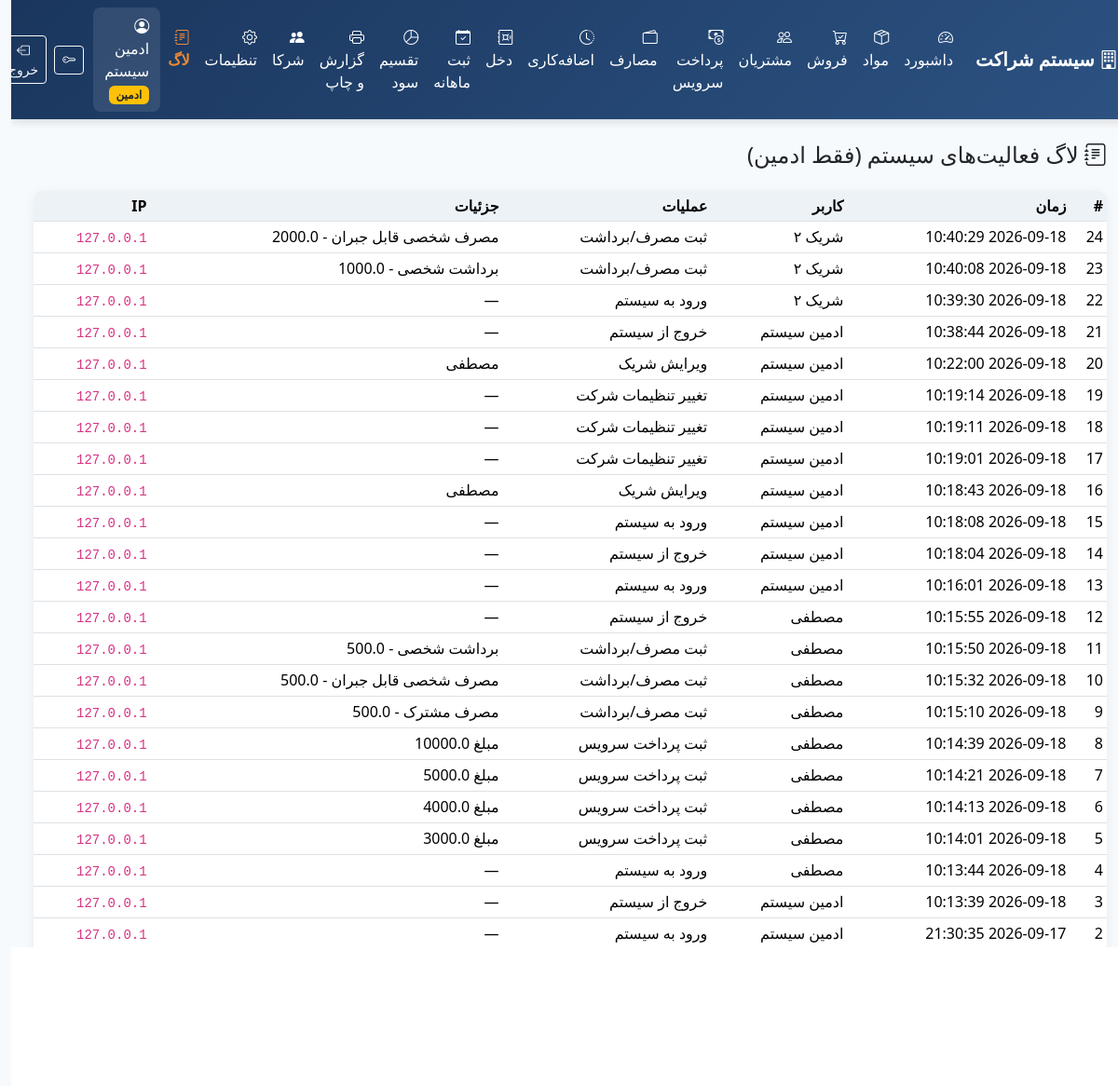
Screenshot of /logs (signed in) with the database file from the repository.
### tables this page shows
CREATE TABLE users (
            id INTEGER PRIMARY KEY AUTOINCREMENT,
            username TEXT UNIQUE NOT NULL,
            password_hash TEXT NOT NULL,
            full_name TEXT NOT NULL,
            role TEXT NOT NULL CHECK(role IN ('admin', 'partner')),
            partner_code TEXT,
            photo TEXT,
            is_active INTEGER DEFAULT 1,
            created_at TEXT DEFAULT CURRENT_TIMESTAMP
        );

CREATE TABLE activity_log (
            id INTEGER PRIMARY KEY AUTOINCREMENT,
            user_id INTEGER,
            action TEXT NOT NULL,
            details TEXT,
            ip_address TEXT,
            created_at TEXT DEFAULT CURRENT_TIMESTAMP,
            FOREIGN KEY (user_id) REFERENCES users(id)
        );

### app.py (the view)
@app.route("/logs")
@login_required
@admin_required
def logs():
    conn = get_db()
    logs = conn.execute("""
        SELECT l.*, u.full_name
        FROM activity_log l
        LEFT JOIN users u ON l.user_id = u.id
        ORDER BY l.id DESC LIMIT 200
    """).fetchall()
    conn.close()
    return render_template("logs.html", logs=logs)

### app.py (called while the page is built, shortened)
def get_db():
    conn = sqlite3.connect(DB_PATH)
    conn.row_factory = sqlite3.Row
    try:
        conn.execute("PRAGMA foreign_keys = ON")
    except Exception:
        pass
    return conn

@login_manager.user_loader
def load_user(user_id):
    conn = get_db()
    row = conn.execute("SELECT * FROM users WHERE id = ?", (user_id,)).fetchone()
    conn.close()
    if row and row["is_active"]:
        return User(row["id"], row["username"], row["full_name"], row["role"], row["partner_code"], row["is_active"])
    return None

def admin_required(f):
    @wraps(f)
    def decorated(*args, **kwargs):
        if not current_user.is_authenticated or not current_user.is_admin:
            flash("دسترسی فقط برای ادمین مجاز است.", "danger")
            return redirect(url_for("dashboard"))
        return f(*args, **kwargs)
    return decorated

    @property
    def is_active(self):
        return self._active

    @property
    def is_admin(self):
        return self.role == "admin"

### templates/logs.html (shortened to what this page needs)
{% extends "base.html" %}
{% block content %}
<h4 class="mb-4"><i class="bi bi-journal-text"></i> لاگ فعالیت‌های سیستم (فقط ادمین)</h4>
<div class="card">
    <div class="card-body p-0">
        <div class="table-responsive">
            <table class="table table-sm table-hover mb-0">
                <thead>
                    <tr>
                        <th>#</th>
                        <th>زمان</th>
                        <th>کاربر</th>
                        <th>عملیات</th>
                        <th>جزئیات</th>
                        <th>IP</th>
                    </tr>
                </thead>
                <tbody>
                    {% for l in logs %}
                    <tr>
                        <td>{{ l.id }}</td>
                        <td>{{ l.created_at }}</td>
                        <td>{{ l.full_name or '—' }}</td>
                        <td>{{ l.action }}</td>
                        <td>{{ l.details or '—' }}</td>
                        <td><code>{{ l.ip_address or '—' }}</code></td>
                    </tr>
                    {% else %}
                    <tr><td colspan="6" class="text-center text-muted py-4">لاگی وجود ندارد</td></tr>
                    {% endfor %}
                </tbody>
            </table>
        </div>
    </div>
</div>
{% endblock %}

### templates/base.html (shortened to what this page needs)
<!DOCTYPE html>
<html lang="fa" dir="rtl">
<head>
    <link href="https://cdn.jsdelivr.net/npm/bootstrap@5.3.3/dist/css/bootstrap.rtl.min.css" rel="stylesheet">
    <link href="https://cdn.jsdelivr.net/npm/bootstrap-icons@1.11.3/font/bootstrap-icons.min.css" rel="stylesheet">
</head>
<body>
    {% if current_user.is_authenticated %}
    <nav class="navbar navbar-expand-lg navbar-dark sticky-top">
        <div class="container-fluid">
            <a class="navbar-brand fw-bold" href="{{ url_for('dashboard') }}">
                <i class="bi bi-building"></i> سیستم شراکت
            </a>
            <div class="collapse navbar-collapse" id="nav">
                <ul class="navbar-nav me-auto mb-2 mb-lg-0">
                    <li class="nav-item">
                        <a class="nav-link {% if request.endpoint == 'dashboard' %}active{% endif %}" href="{{ url_for('dashboard') }}">
                            <i class="bi bi-speedometer2"></i> داشبورد
                        </a>
                    </li>
                    <li class="nav-item">
                        <a class="nav-link {% if request.endpoint == 'products' %}active{% endif %}" href="{{ url_for('products') }}">
                            <i class="bi bi-box-seam"></i> مواد
                        </a>
                    </li>
                    <li class="nav-item">
                        <a class="nav-link {% if request.endpoint == 'sales' %}active{% endif %}" href="{{ url_for('sales') }}">
                            <i class="bi bi-cart-check"></i> فروش
                        </a>
                    </li>
                    <li class="nav-item">
                        <a class="nav-link {% if request.endpoint == 'customers' %}active{% endif %}" href="{{ url_for('customers') }}">
                            <i class="bi bi-people"></i> مشتریان
                        </a>
                    </li>
                    <li class="nav-item">
                        <a class="nav-link {% if request.endpoint == 'payments' %}active{% endif %}" href="{{ url_for('payments') }}">
                            <i class="bi bi-cash-coin"></i> پرداخت سرویس
                        </a>
                    </li>
                    <li class="nav-item">
                        <a class="nav-link {% if request.endpoint == 'expenses' %}active{% endif %}" href="{{ url_for('expenses') }}">
                            <i class="bi bi-wallet2"></i> مصارف
                        </a>
                    </li>
                    <li class="nav-item">
                        <a class="nav-link {% if request.endpoint == 'overtime' %}active{% endif %}" href="{{ url_for('overtime') }}">
                            <i class="bi bi-clock-history"></i> اضافه‌کاری
                        </a>
                    </li>
                    <li class="nav-item">
                        <a class="nav-link {% if request.endpoint == 'cash' %}active{% endif %}" href="{{ url_for('cash') }}">
                            <i class="bi bi-safe"></i> دخل
                        </a>
                    </li>
                    <li class="nav-item">
                        <a class="nav-link {% if request.endpoint == 'monthly' %}active{% endif %}" href="{{ url_for('monthly') }}">
                            <i class="bi bi-calendar-check"></i> ثبت ماهانه
                        </a>
                    </li>
                    <li class="nav-item">
                        <a class="nav-link {% if request.endpoint == 'profit' %}active{% endif %}" href="{{ url_for('profit') }}">
                            <i class="bi bi-pie-chart"></i> تقسیم سود
                        </a>
                    </li>
                    <li class="nav-item">
                        <a class="nav-link {% if request.endpoint == 'reports' %}active{% endif %}" href="{{ url_for('reports') }}">
                            <i class="bi bi-printer"></i> گزارش و چاپ
                        </a>
                    </li>
                    {% if current_user.is_admin %}
                    <li class="nav-item">
                        <a class="nav-link {% if request.endpoint == 'partners' %}active{% endif %}" href="{{ url_for('partners') }}">
                            <i class="bi bi-people-fill"></i> شرکا
                        </a>
                    </li>
                    <li class="nav-item">
                        <a class="nav-link {% if request.endpoint == 'settings' %}active{% endif %}" href="{{ url_for('settings') }}">
                            <i class="bi bi-gear"></i> تنظیمات
                        </a>
                    </li>
                    <li class="nav-item">
                        <a class="nav-link {% if request.endpoint == 'logs' %}active{% endif %}" href="{{ url_for('logs') }}">
                            <i class="bi bi-journal-text"></i> لاگ
                        </a>
                    </li>
                    {% endif %}
                </ul>
                <div class="d-flex align-items-center text-white">
                    <div class="sidebar-user">
                        <i class="bi bi-person-circle"></i>
                        {{ current_user.full_name }}
                        <span class="badge bg-warning text-dark badge-role">{{ 'ادمین' if current_user.is_admin else 'شریک' }}</span>
                    </div>
                    <a href="{{ url_for('change_password') }}" class="btn btn-sm btn-outline-light me-2" title="تغییر رمز">
                        <i class="bi bi-key"></i>
                    </a>
                    <a href="{{ url_for('logout') }}" class="btn btn-sm btn-outline-light">
                        <i class="bi bi-box-arrow-left"></i> خروج
                    </a>
                </div>
            </div>
        </div>
    </nav>
    {% endif %}
    <main class="container-fluid py-4 px-3 px-md-4">
        {% block content %}{% endblock %}
    </main>
    <footer>
    </footer>
</body>
</html>

### templates/base.html (style rules this page uses)
:root { --primary: #1a365d; --primary-light: #2c5282; --accent: #ed8936; --success: #38a169; --bg: #f7fafc; }
body { font-family: 'Tahoma', 'Segoe UI', Tahoma, sans-serif; background: var(--bg); min-height: 100vh; }
.navbar { background: linear-gradient(135deg, var(--primary), var(--primary-light)) !important; box-shadow: 0 2px 10px rgba(0,0,0,0.15); }
.navbar-brand, .nav-link { color: #fff !important; }
.nav-link.active { color: var(--accent) !important; font-weight: bold; }
.card { border: none; border-radius: 12px; box-shadow: 0 2px 12px rgba(0,0,0,0.06); margin-bottom: 1.25rem; }
.table th { background: #edf2f7; font-weight: 600; white-space: nowrap; }
.badge-role { font-size: 0.75rem; }
.sidebar-user { background: rgba(255,255,255,0.1); border-radius: 8px; padding: 8px 12px; margin-left: 10px; }
footer { text-align: center; padding: 1.5rem; color: #a0aec0; font-size: 0.85rem; }
.table-responsive { border-radius: 10px; }

### rows the page displays
users: full_name "ادمین سیستم"
activity_log: id "24", created_at "2026-09-18 10:40:29", action "ثبت مصرف/برداشت", details "مصرف شخصی قابل جبران - 2000.0", ip_address "127.0.0.1"
activity_log: id "23", created_at "2026-09-18 10:40:08", action "ثبت مصرف/برداشت", details "برداشت شخصی - 1000.0", ip_address "127.0.0.1"
activity_log: id "22", created_at "2026-09-18 10:39:30", action "ورود به سیستم", details "—", ip_address "127.0.0.1"
activity_log: id "21", created_at "2026-09-18 10:38:44", full_name "ادمین سیستم", action "خروج از سیستم", details "—", ip_address "127.0.0.1"
activity_log: id "20", created_at "2026-09-18 10:22:00", full_name "ادمین سیستم", action "ویرایش شریک", details "مصطفی", ip_address "127.0.0.1"
activity_log: id "19", created_at "2026-09-18 10:19:14", full_name "ادمین سیستم", action "تغییر تنظیمات شرکت", details "—", ip_address "127.0.0.1"
activity_log: id "18", created_at "2026-09-18 10:19:11", full_name "ادمین سیستم", action "تغییر تنظیمات شرکت", details "—", ip_address "127.0.0.1"
activity_log: id "17", created_at "2026-09-18 10:19:01", full_name "ادمین سیستم", action "تغییر تنظیمات شرکت", details "—", ip_address "127.0.0.1"
activity_log: id "16", created_at "2026-09-18 10:18:43", full_name "ادمین سیستم", action "ویرایش شریک", details "مصطفی", ip_address "127.0.0.1"
activity_log: id "15", created_at "2026-09-18 10:18:08", full_name "ادمین سیستم", action "ورود به سیستم", details "—", ip_address "127.0.0.1"
activity_log: id "14", created_at "2026-09-18 10:18:04", full_name "ادمین سیستم", action "خروج از سیستم", details "—", ip_address "127.0.0.1"
activity_log: id "13", created_at "2026-09-18 10:16:01", full_name "ادمین سیستم", action "ورود به سیستم", details "—", ip_address "127.0.0.1"
activity_log: id "12", created_at "2026-09-18 10:15:55", full_name "مصطفی", action "خروج از سیستم", details "—", ip_address "127.0.0.1"
activity_log: id "11", created_at "2026-09-18 10:15:50", full_name "مصطفی", action "ثبت مصرف/برداشت", details "برداشت شخصی - 500.0", ip_address "127.0.0.1"
activity_log: id "10", created_at "2026-09-18 10:15:32", full_name "مصطفی", action "ثبت مصرف/برداشت", details "مصرف شخصی قابل جبران - 500.0", ip_address "127.0.0.1"
activity_log: created_at "2026-09-18 10:15:10", full_name "مصطفی", action "ثبت مصرف/برداشت", details "مصرف مشترک - 500.0", ip_address "127.0.0.1"
activity_log: created_at "2026-09-18 10:14:39", full_name "مصطفی", action "ثبت پرداخت سرویس", details "مبلغ 10000.0", ip_address "127.0.0.1"
activity_log: created_at "2026-09-18 10:14:21", full_name "مصطفی", action "ثبت پرداخت سرویس", details "مبلغ 5000.0", ip_address "127.0.0.1"
activity_log: created_at "2026-09-18 10:14:13", full_name "مصطفی", action "ثبت پرداخت سرویس", details "مبلغ 4000.0", ip_address "127.0.0.1"
activity_log: created_at "2026-09-18 10:14:01", full_name "مصطفی", action "ثبت پرداخت سرویس", details "مبلغ 3000.0", ip_address "127.0.0.1"
activity_log: created_at "2026-09-18 10:13:44", full_name "مصطفی", action "ورود به سیستم", details "—", ip_address "127.0.0.1"
activity_log: created_at "2026-09-18 10:13:39", full_name "ادمین سیستم", action "خروج از سیستم", details "—", ip_address "127.0.0.1"
activity_log: created_at "2026-09-17 21:30:35", full_name "ادمین سیستم", action "ورود به سیستم", details "—", ip_address "127.0.0.1"

### other values shown
{{ 'ادمین' if current_user.is_admin else 'شریک' }} "ادمین"
